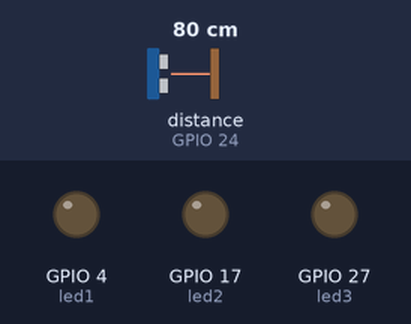
A program run on a simulated Raspberry Pi (BCM pin numbers). Parts: output pins drawn as LEDs (lit = HIGH). Inputs (shaded band) come from the test bench; at power-on: distance to the obstacle (sensor on GPIO 24) 80 cm. The echo pulse lasts 58.3 µs per cm.

Above: at 1.2 s.
1.3 s: distance to the obstacle (sensor on GPIO 24) set to 17 cm
2.8 s: distance to the obstacle (sensor on GPIO 24) set to 14 cm
At 3.5 s:
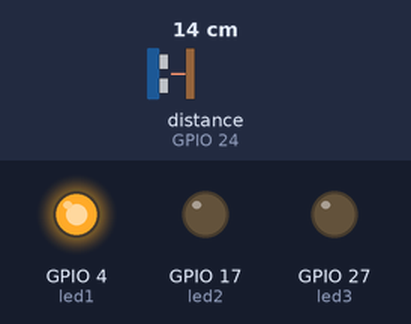
4.5 s: distance to the obstacle (sensor on GPIO 24) set to 12 cm
6.0 s: distance to the obstacle (sensor on GPIO 24) set to 9 cm
At 7.1 s:
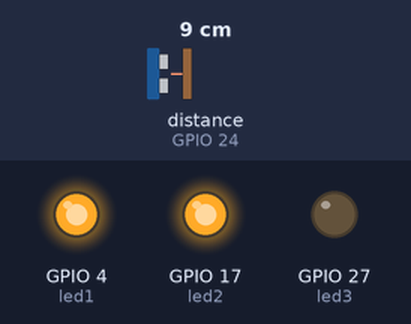
7.7 s: distance to the obstacle (sensor on GPIO 24) set to 7 cm
9.2 s: distance to the obstacle (sensor on GPIO 24) set to 4 cm
At 10.8 s:
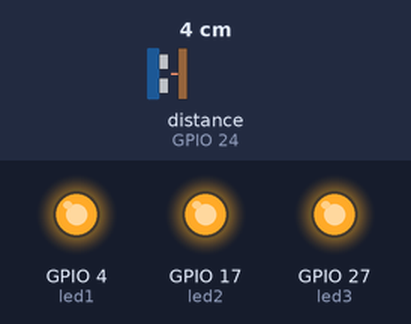
Timing chart, 0 to 11.9 s (numbered marks = the images above; inputs shaded):
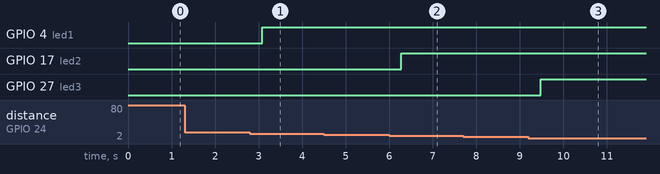

The program:

detecteur.py
```python
from gpiozero import DistanceSensor
import RPi.GPIO as GPIO
from time import sleep

GPIO.setmode(GPIO.BCM)
GPIO.setwarnings(False)

led1 = 4
led2 = 17
led3 = 27

GPIO.setup(led1, GPIO.OUT)
GPIO.setup(led2, GPIO.OUT)
GPIO.setup(led3, GPIO.OUT)
sensor = DistanceSensor(echo=24, trigger=23)


while True:

	distance = sensor.distance * 100
	if(distance <= 15):
		if(distance >10):
			GPIO.output(led1, GPIO.HIGH)
			GPIO.output(led2, GPIO.LOW)
			GPIO.output(led3, GPIO.LOW)
	if(distance <= 10):
		if(distance > 5):
			GPIO.output(led1, GPIO.HIGH)
			GPIO.output(led2, GPIO.HIGH)
			GPIO.output(led3, GPIO.LOW)
	if(distance <= 5):
		if(distance > 0):
			GPIO.output(led1, GPIO.HIGH)
			GPIO.output(led2, GPIO.HIGH)
			GPIO.output(led3, GPIO.HIGH)
	if(distance > 15):
		GPIO.output(led1, GPIO.LOW)
		GPIO.output(led2, GPIO.LOW)
		GPIO.output(led3, GPIO.LOW)
	sleep(0.2)
```

Measured:
- the behaviour switches between 16 and 15 cm on distance to the obstacle (sensor on GPIO 24) (found by bisection; images 0 and 1)
- the behaviour switches between 11 and 10 cm on distance to the obstacle (sensor on GPIO 24) (found by bisection; images 1 and 2)
- the behaviour switches between 6 and 5 cm on distance to the obstacle (sensor on GPIO 24) (found by bisection; images 2 and 3)
- after the input at 1.3 s, every drawn part: stays the same
- after the input at 2.8 s, GPIO 4 (led1): LOW → HIGH after 0.28 s
- after the input at 4.5 s, every drawn part: stays the same
- after the input at 6.0 s, GPIO 17 (led2): LOW → HIGH after 0.28 s
- after the input at 7.7 s, every drawn part: stays the same
- after the input at 9.2 s, GPIO 27 (led3): LOW → HIGH after 0.28 s
